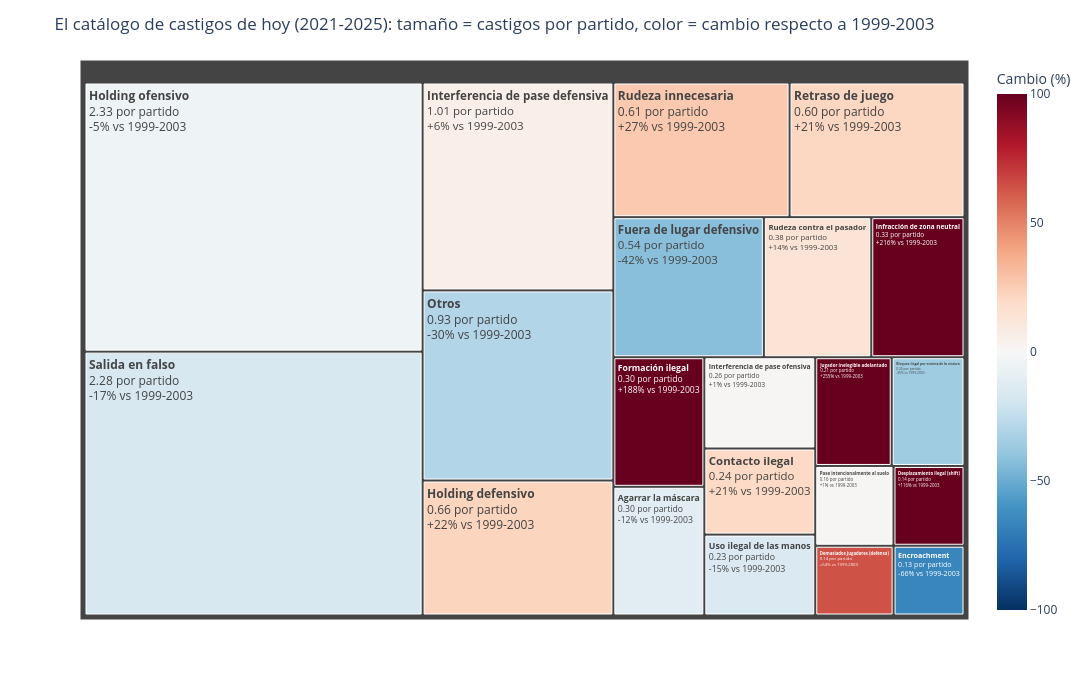

Here is the notebook cell this chart was saved with:
### Code cell
# Nombres distintos que corresponden exactamente a la misma falta
UNIFICAR = {
    "Defensive 12 On-field": "Defensive Too Many Men on Field",
    "Offensive 12 On-field": "Offensive Too Many Men on Field",
    "Horse Collar": "Horse Collar Tackle",
    "Player Out of Bounds on Punt": "Player Out of Bounds on Kick",
}
castigos["castigo"] = castigos["castigo"].replace(UNIFICAR)

TRADUCCION = {
    "Offensive Holding": "Holding ofensivo", "False Start": "Salida en falso",
    "Defensive Pass Interference": "Interferencia de pase defensiva", "Defensive Holding": "Holding defensivo",
    "Unnecessary Roughness": "Rudeza innecesaria", "Delay of Game": "Retraso de juego",
    "Defensive Offside": "Fuera de lugar defensivo", "Roughing the Passer": "Rudeza contra el pasador",
    "Neutral Zone Infraction": "Infracción de zona neutral", "Illegal Formation": "Formación ilegal",
    "Offensive Pass Interference": "Interferencia de pase ofensiva", "Illegal Contact": "Contacto ilegal",
    "Illegal Use of Hands": "Uso ilegal de las manos", "Ineligible Downfield Pass": "Jugador inelegible adelantado",
    "Illegal Block Above the Waist": "Bloqueo ilegal por encima de la cintura",
    "Intentional Grounding": "Pase intencionalmente al suelo", "Illegal Shift": "Desplazamiento ilegal (shift)",
    "Illegal Motion": "Movimiento ilegal (motion)", "Encroachment": "Encroachment",
    "Face Mask (15 Yards)": "Agarrar la máscara (15 yardas)", "Face Mask (5 Yards)": "Agarrar la máscara (5 yardas)",
    "Face Mask": "Agarrar la máscara", "Unsportsmanlike Conduct": "Conducta antideportiva",
    "Taunting": "Provocación", "Horse Collar Tackle": "Placaje por el cuello del jersey",
    "Defensive Too Many Men on Field": "Demasiados jugadores (defensa)",
    "Offensive Too Many Men on Field": "Demasiados jugadores (ataque)",
    "Too Many Men on Field": "Demasiados jugadores en el campo", "Roughing the Kicker": "Rudeza contra el pateador",
    "Chop Block": "Bloqueo bajo ilegal (chop block)", "Tripping": "Zancadilla", "Clipping": "Bloqueo por la espalda",
}
castigos["castigo_es"] = castigos["castigo"].map(TRADUCCION).fillna(castigos["castigo"])

partidos_por_temporada = reg.groupby("season")["game_id"].nunique()
por_partido = castigos.groupby(["season", "castigo_es"]).size().unstack(fill_value=0).div(partidos_por_temporada, axis=0)

inicio = por_partido.loc[1999:2003].mean()
hoy_c = por_partido.loc[2021:2025].mean()

TOP = 20
principales = hoy_c.sort_values(ascending=False).head(TOP).index
catalogo = pd.DataFrame({"Castigo": principales, "Hoy": hoy_c[principales].values, "Antes": inicio[principales].values})
otros = pd.DataFrame({"Castigo": ["Otros"], "Hoy": [hoy_c.drop(principales).sum()],
                      "Antes": [inicio.drop(principales, errors="ignore").sum()]})
catalogo = pd.concat([catalogo, otros], ignore_index=True)

catalogo["Cambio (%)"] = np.where(catalogo["Antes"] > 0.01, (catalogo["Hoy"] / catalogo["Antes"] - 1) * 100, np.nan)
catalogo["Texto cambio"] = np.where(catalogo["Cambio (%)"].isna(), "nuevo en los registros",
                                    catalogo["Cambio (%)"].map(lambda x: f"{x:+.0f}% vs 1999-2003"))
catalogo["Color"] = catalogo["Cambio (%)"].fillna(100).clip(-100, 100)

fig = px.treemap(catalogo, path=["Castigo"], values="Hoy", color="Color",
                 color_continuous_scale="RdBu_r", range_color=[-100, 100], color_continuous_midpoint=0,
                 custom_data=["Texto cambio"])
fig.update_traces(texttemplate="<b>%{label}</b><br>%{value:.2f} por partido<br>%{customdata[0]}")
fig.update_layout(title="El catálogo de castigos de hoy (2021-2025): tamaño = castigos por partido, color = cambio respecto a 1999-2003",
                  width=1200, height=700, coloraxis_colorbar=dict(title="Cambio (%)"))
fig.show()

### Figure 1 — Plotly figure (JSON) as saved in the notebook; plotly's stock layout.template omitted (floating-point values rounded to 4 significant figures)
{"data": [{"branchvalues": "total", "customdata": [["-5% vs 1999-2003", -4.815], ["-17% vs 1999-2003", -16.7], ["+6% vs 1999-2003", 6.368], ["+22% vs 1999-2003", 22.33], ["+27% vs 1999-2003", 26.84], ["+21% vs 1999-2003", 21.39], ["-42% vs 1999-2003", -42.35], ["+14% vs 1999-2003", 14.31], ["+216% vs 1999-2003", 100], ["+188% vs 1999-2003", 100], ["-12% vs 1999-2003", -11.52], ["+1% vs 1999-2003", 1.227], ["+21% vs 1999-2003", 20.54], ["-15% vs 1999-2003", -15.17], ["+255% vs 1999-2003", 100], ["-36% vs 1999-2003", -35.61], ["+1% vs 1999-2003", 1.275], ["+116% vs 1999-2003", 100], ["+64% vs 1999-2003", 63.87], ["-66% vs 1999-2003", -65.98], ["-30% vs 1999-2003", -29.93]], "domain": {"x": [0, 1], "y": [0, 1]}, "hovertemplate": "labels=%{label}<br>Hoy=%{value}<br>parent=%{parent}<br>id=%{id}<br>Color=%{color}<extra></extra>", "ids": ["Holding ofensivo", "Salida en falso", "Interferencia de pase defensiva", "Holding defensivo", "Rudeza innecesaria", "Retraso de juego", "Fuera de lugar defensivo", "Rudeza contra el pasador", "Infracción de zona neutral", "Formación ilegal", "Agarrar la máscara", "Interferencia de pase ofensiva", "Contacto ilegal", "Uso ilegal de las manos", "Jugador inelegible adelantado", "Bloqueo ilegal por encima de la cintura", "Pase intencionalmente al suelo", "Desplazamiento ilegal (shift)", "Demasiados jugadores (defensa)", "Encroachment", "Otros"], "labels": ["Holding ofensivo", "Salida en falso", "Interferencia de pase defensiva", "Holding defensivo", "Rudeza innecesaria", "Retraso de juego", "Fuera de lugar defensivo", "Rudeza contra el pasador", "Infracción de zona neutral", "Formación ilegal", "Agarrar la máscara", "Interferencia de pase ofensiva", "Contacto ilegal", "Uso ilegal de las manos", "Jugador inelegible adelantado", "Bloqueo ilegal por encima de la cintura", "Pase intencionalmente al suelo", "Desplazamiento ilegal (shift)", "Demasiados jugadores (defensa)", "Encroachment", "Otros"], "marker": {"coloraxis": "coloraxis", "colors": [-4.815, -16.7, 6.368, 22.33, 26.84, 21.39, -42.35, 14.31, 100.0, 100.0, -11.52, 1.227, 20.54, -15.17, 100.0, -35.61, 1.275, 100.0, 63.87, -65.98, -29.93]}, "name": "", "parents": ["", "", "", "", "", "", "", "", "", "", "", "", "", "", "", "", "", "", "", "", ""], "texttemplate": "<b>%{label}</b><br>%{value:.2f} por partido<br>%{customdata[0]}", "type": "treemap", "values": [2.328, 2.282, 1.015, 0.6587, 0.607, 0.6026, 0.5393, 0.3848, 0.334, 0.3016, 0.2995, 0.259, 0.2443, 0.2296, 0.2127, 0.2024, 0.1597, 0.1449, 0.1398, 0.1265, 0.9278]}], "layout": {"coloraxis": {"cmax": 100, "cmid": 0, "cmin": -100, "colorbar": {"title": {"text": "Cambio (%)"}}, "colorscale": [[0, "rgb(5,48,97)"], [0.1, "rgb(33,102,172)"], [0.2, "rgb(67,147,195)"], [0.3, "rgb(146,197,222)"], [0.4, "rgb(209,229,240)"], [0.5, "rgb(247,247,247)"], [0.6, "rgb(253,219,199)"], [0.7, "rgb(244,165,130)"], [0.8, "rgb(214,96,77)"], [0.9, "rgb(178,24,43)"], [1, "rgb(103,0,31)"]]}, "height": 700, "legend": {"tracegroupgap": 0}, "margin": {"t": 60}, "title": {"text": "El catálogo de castigos de hoy (2021-2025): tamaño = castigos por partido, color = cambio respecto a 1999-2003"}, "width": 1200}}
